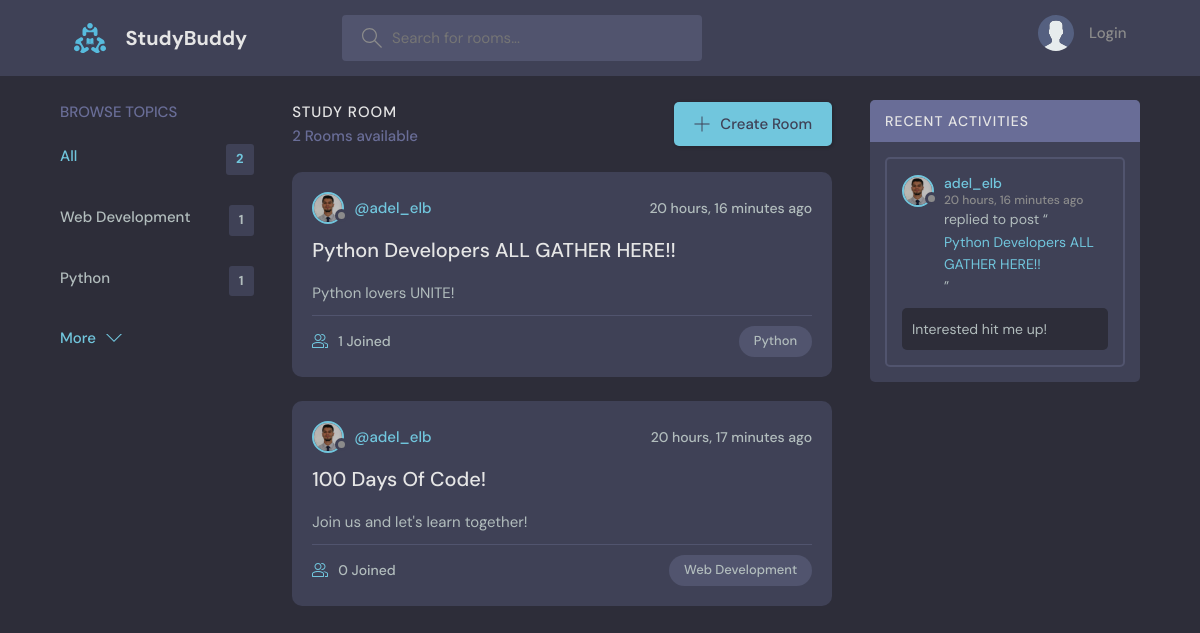
Before: / with the older database file.
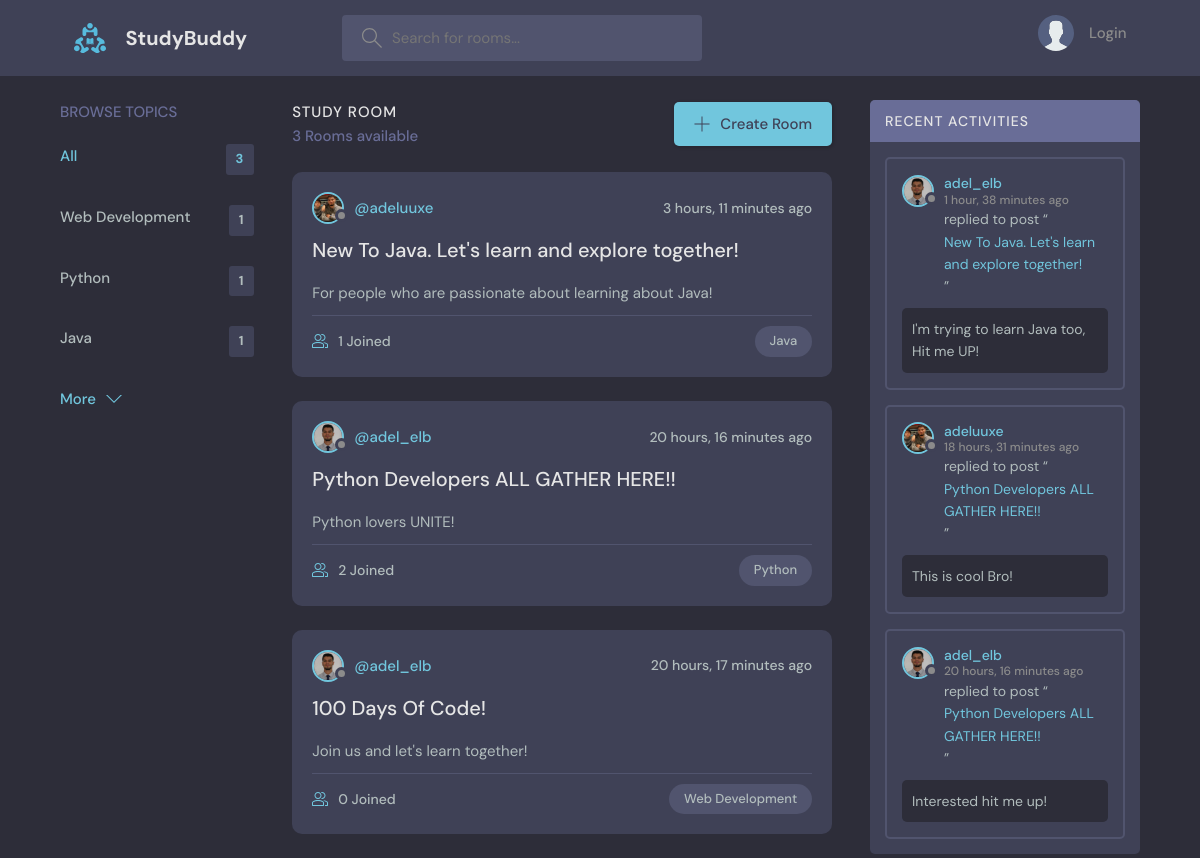
After: the same page with the newer database file.
### base/models.py (models this page shows, shortened)
class Topic(models.Model):
    name = models.CharField(max_length=200)

class Room(models.Model):
    host = models.ForeignKey(User, on_delete=models.CASCADE, null=True)
    topic = models.ForeignKey(Topic, on_delete=models.SET_NULL, null=True)
    name = models.CharField(max_length=200)
    description = models.TextField(null=True, blank=True) # null for database and blank is when we save a form
    participants = models.ManyToManyField(User,
                                          related_name='participants',
                                          blank=True)
    updated = models.DateTimeField(auto_now=True) # every time we save this module the datetime is updated
    created = models.DateTimeField(auto_now_add=True) # only saves datetime when we create the model
    class Meta:
        ordering = ['-created'] # adding dash '-' means we want to order the results of the the query

class User(AbstractUser):
    name = models.CharField(max_length=200, null=True)
    email = models.EmailField(unique=True, null=True)
    bio = models.TextField(null=True)
    avatar = models.ImageField(null=True, default="avatar.svg")
    USERNAME_FIELD = 'email'
    REQUIRED_FIELDS = []

class Message(models.Model):
    user = models.ForeignKey(User, on_delete=models.CASCADE)
    room = models.ForeignKey(Room, on_delete=models.CASCADE)
    body = models.TextField()
    updated = models.DateTimeField(auto_now=True)
    created = models.DateTimeField(auto_now_add=True)
    edited = models.BooleanField(default=False)
    class Meta:
        ordering = ['-created']
    def __str__(self) -> str:
        return self.body[:50]

### base/views.py (the view)
# urls.py: path('', views.home, name='home'),
def home(request):
    q = request.GET.get('q') if request.GET.get('q') != None else ''
    rooms = Room.objects.filter(
        Q(topic__name__icontains=q) | # Topic Name Rooms
        Q(name__icontains=q) | # Room Name
        Q(description__icontains=q) # Room Description
    )
    room_count = rooms.count()
    rooms_all = Room.objects.all().count()
    topics = Topic.objects.all()
    room_messages = Message.objects.filter(
        room__topic__name__icontains=q
    )
    context = {
        'rooms': rooms,
        'topics': topics,
        'room_count': room_count,
        'rooms_count': rooms_all,
        'room_messages': room_messages,
    }
    return render(request, 'base/home.html', context)

### base/templates/base/home.html (shortened to what this page needs)
{% extends 'main.html' %}
{% block content %}
<main class="layout layout--3">
  <div class="container">
      {% include 'base/topics_component.html' %}
    <div class="roomList">
      <div class="roomList__header">
        <div>
          <h2>Study Room</h2>
          <p>{{ rooms_count }} Rooms available</p>
        </div>
        <a class="btn btn--main" href="{% url 'create-room' %}">
          <svg version="1.1" xmlns="http://www.w3.org/2000/svg" width="32" height="32" viewBox="0 0 32 32">
            <title>add</title>
            <path
              d="M16.943 0.943h-1.885v14.115h-14.115v1.885h14.115v14.115h1.885v-14.115h14.115v-1.885h-14.115v-14.115z"
            ></path>
          </svg>
          Create Room
        </a>
      </div>
      {% include 'base/feed_component.html' %}
      </div>
      {% include 'base/activity_component.html' %}
  </div>
</main>
{% endblock %}

### base/templates/base/topics_component.html
<div class="topics">
    <div class="topics__header">
      <h2>Browse Topics</h2>
    </div>
    <ul class="topics__list">
      <li>
        <a href="{% url 'home' %}" class="active">All <span>{{ rooms_count }}</span></a>
      </li>
      {% for topic in topics %}
      <li>
        <a href="{% url 'home' %}?q={{ topic.name }}">{{ topic.name }} <span>{{ topic.room_set.all.count }}</span></a>
      </li>
      {% endfor %}
    </ul>
    <a class="btn btn--link" href="topics.html">
      More
      <svg version="1.1" xmlns="http://www.w3.org/2000/svg" width="32" height="32" viewBox="0 0 32 32">
        <title>chevron-down</title>
        <path d="M16 21l-13-13h-3l16 16 16-16h-3l-13 13z"></path>
      </svg>
    </a>
</div>

### base/templates/base/feed_component.html (shortened to what this page needs)
{% for room in rooms %}
<div class="roomListRoom">
  <div class="roomListRoom__header">
    <a href="{% url 'profile' room.host.id %}" class="roomListRoom__author">
      <div class="avatar avatar--small">
        <img src="{{ room.host.avatar.url }}" />
      </div>
      <span>@{{ room.host.username }}</span>
    </a>
    <div class="roomListRoom__actions">
      <span>{{ room.created | timesince }} ago</span>
    </div>
  </div>
  <div class="roomListRoom__content">
    <a href="{% url 'room' room.id %}">{{ room.name }}</a>
    <p>
      {{ room.description }}
    </p>
  </div>
  <div class="roomListRoom__meta">
    <a href="{% url 'room' room.id %}" class="roomListRoom__joined">
      {{ room.participants.all.count }} Joined
    </a>
    <p class="roomListRoom__topic">{{ room.topic.name }}</p>
  </div>
</div>
{% endfor %}

### base/templates/base/activity_component.html (shortened to what this page needs)
<div class="activities">
    <div class="activities__header">
      <h2>Recent Activities</h2>
    </div>
    {% for message in room_messages %}
    <div class="activities__box">
      <div class="activities__boxHeader roomListRoom__header">
        <a href="{% url 'profile' message.user.id %}" class="roomListRoom__author">
          <div class="avatar avatar--small">
            <img src="{{ message.user.avatar.url }}" />
          </div>
          <p>
            {{ message.user.username }}
            <span>{{ message.created | timesince }} ago</span>
          </p>
        </a>
      </div>
      <div class="activities__boxContent">
        <p>replied to post “<a href="{% url 'room' message.room.id %}">{{ message.room.name }}</a>”</p>
        <div class="activities__boxRoomContent">
          {{ message }}
        </div>
      </div>
    </div>
    {% endfor %}
</div>

Changed rows visible on the page:
added Topic: name "Java", room_set.all.count "1"
added Room: host.avatar (picture), host.username "adeluuxe", created "3 hours, 11 minutes", name "New To Java. Let's learn and explore together!", description "For people who are passionate about learning about Java!", participants.all.count "1", topic.name "Java"
computed for Room "Python Developers ALL GATHER HERE!!": participants.all.count "1" → "2"
added Message: user.avatar (picture), user.username "adel_elb", created "1 hour, 38 minutes", room.name "New To Java. Let's learn and explore together!", body "I'm trying to learn Java too, Hit me UP!"
added Message: user.avatar (picture), user.username "adeluuxe", created "18 hours, 31 minutes", room.name "Python Developers ALL GATHER HERE!!", body "This is cool Bro!"
Other visible differences:
{{ rooms_count }}: "2" → "3"
